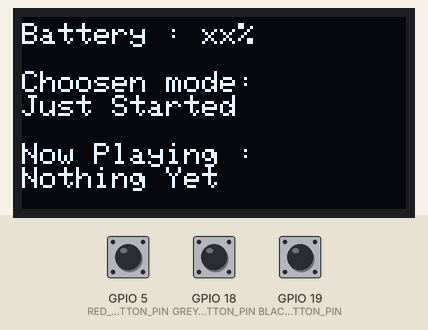
Bench run of a program on a simulated ESP32. On the bench: 128×64 one-colour display. Inputs (shaded band) come from the test bench; at power-on: GPIO 5 (RED_BUTTON_PIN) HIGH, GPIO 18 (GREY_BUTTON_PIN) HIGH, GPIO 19 (BLACK_BUTTON_PIN) HIGH.

Above: at 1.2 s.
1.3 s: GPIO 5 (RED_BUTTON_PIN) pulled LOW for 0.15 s
At 2.0 s:
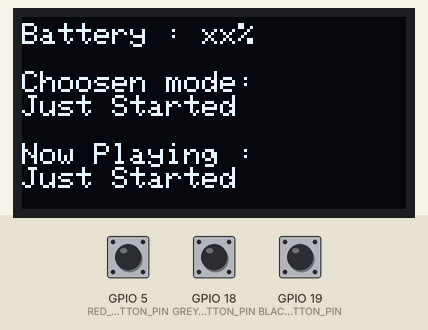
2.9 s: GPIO 18 (GREY_BUTTON_PIN) pulled LOW for 0.15 s
At 4.2 s:
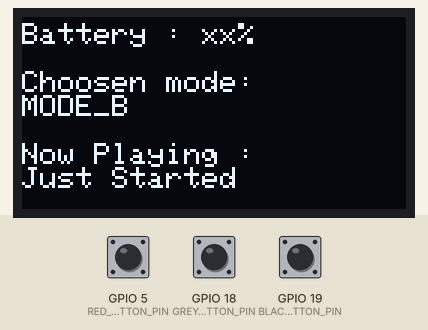
4.5 s: GPIO 19 (BLACK_BUTTON_PIN) pulled LOW for 3.2 s
At 6.7 s:
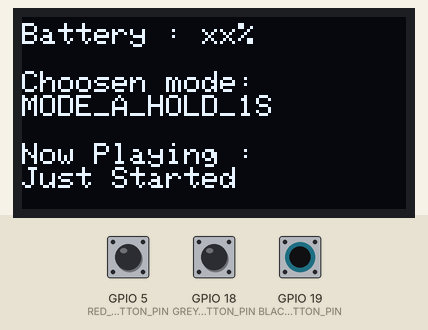
9.2 s: GPIO 5 (RED_BUTTON_PIN) pulled LOW for 1 s
At 11.0 s:
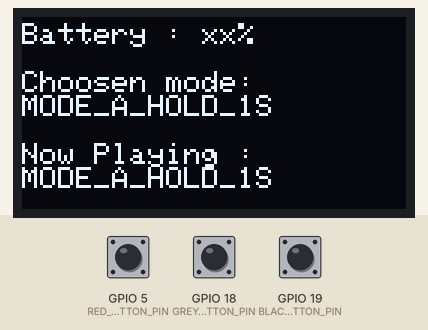
11.7 s: GPIO 18 (GREY_BUTTON_PIN) pulled LOW for 3.2 s
At 13.8 s:
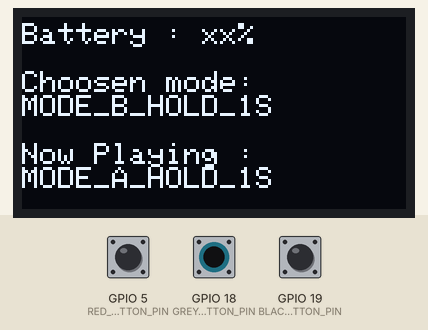
16.4 s: GPIO 5 (RED_BUTTON_PIN) pulled LOW for 0.15 s
At 16.9 s:
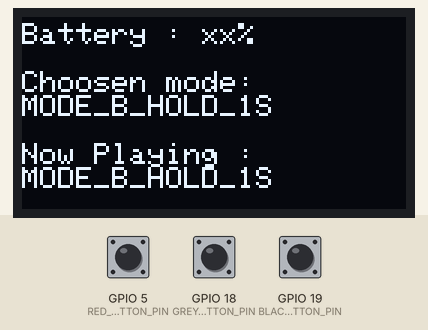
Timing chart, 0 to 19.0 s (numbered marks = the images above; inputs shaded):
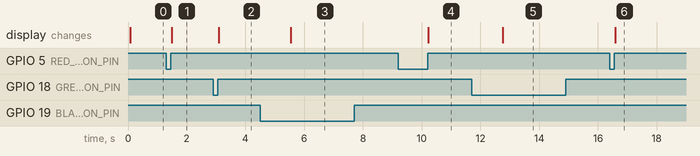

The program:

main.cpp
```cpp
#include <Arduino.h>

#include "display.h"

OLED displayRobot("xx", "Just Started", "Nothing Yet");

EasyButton black(BLACK_BUTTON_PIN, 50, false, true);
EasyButton grey(GREY_BUTTON_PIN, 50, false, true);
EasyButton red(RED_BUTTON_PIN, 50, false, true);

void setup() {
    Serial.begin(9600);

    setupDisplay();

    black.begin();
    black.onPressedFor(1000, Button_Mode_A_Hold_Callback);
    black.onPressed(Button_Mode_A_Callback);
    black.onSequence(2, 1000, Button_Mode_A_2_Sequence_Callback);
    black.onSequence(3, 1000, Button_Mode_A_3_Sequence_Callback);

    grey.begin();
    grey.onPressedFor(1000, Button_Mode_B_Hold_Callback);
    grey.onPressed(Button_Mode_B_Callback);
    grey.onSequence(2, 1000, Button_Mode_B_2_Sequence_Callback);
    grey.onSequence(3, 1000, Button_Mode_B_3_Sequence_Callback);

    red.begin();
    red.onPressed(Button_Trig_Callback);
    red.onPressedFor(1000, Button_Trig_Hold_Callback);
}

void loop() {
    black.read();
    grey.read();
    red.read();
    display(displayRobot.show());
}
```

callback_oled.cpp
```cpp
#include <display.h>
// void on_serial_recv_cb(const uint8_t *data, int len, uint8_t mac_index) {
//     DEBUG_PRINTF("[SERIAL] RECV Data: ");
//     for (int i = 0; i < len; i++) DEBUG_PRINTF("%d ", data[i]);
//     DEBUG_PRINTF("\n");

//     COMMAND receive_cmd = (COMMAND)data[0];

//     switch (receive_cmd) {
//         case 0 ... 30:
//             postCommand(receive_cmd, (uint8_t *)data, len, mac_index);
//             break;
//         case 31 ... 60:
//             getCommand(receive_cmd, mac_index);
//             break;
//         default:
//             break;
//     }
// }

// void on_data_sent_cb(const uint8_t *mac, esp_now_send_status_t status) {
//     uint8_t mac_index = getMACIndex(mac);

//     DEBUG_PRINTF("[ESP-NOW] SEND to %d, Status: %d\n", mac_index, status);
// }

// void on_data_recv_cb(const uint8_t *mac, const uint8_t *data, int len) {
//     int8_t mac_index = getMACIndex(mac);

//     DEBUG_PRINTF("[ESP-NOW] RECV from %d, Data: ", mac_index);
//     for (int i = 0; i < len; i++) DEBUG_PRINTF("%d ", data[i]);
//     DEBUG_PRINTF("\n");

//     COMMAND receive_cmd = (COMMAND)data[0];

//     switch (receive_cmd) {
//         case 0 ... 30:
//             postCommand(receive_cmd, (uint8_t *)data, len, mac_index);
//             break;
//         case 31 ... 60:
//             getCommand(receive_cmd, mac_index);
//             break;
//         default:
//             break;
//     }
// }

// uint8_t data_button[2];
// uint8_t mac_index = ESP_MAC_INDEX == 0 ? 1 : 3;

void Button_Mode_A_Callback() {
    // DEBUG_PRINTF("[Button] Mode A\n");
    // data_button[0] = POST_MOTION_PLAY;
    // data_button[1] = 0;
    displayRobot.setCurmodeStr("MODE_A");
}

void Button_Mode_A_Hold_Callback() {
    // DEBUG_PRINTF("[Button] Mode A Hold 1s\n");
    // data_button[0] = POST_SERVO_ACTIVE_TORQUE;
    displayRobot.setCurmodeStr("MODE_A_HOLD_1S");
}

void Button_Mode_A_2_Sequence_Callback() {
    // DEBUG_PRINTF("[Button] Mode A Sequence\n");
    // data_button[0] = POST_MOTION_PLAY;
    // data_button[1] = 1;
    displayRobot.setCurmodeStr("MODE_A_2_SEQUENCE");
}

void Button_Mode_A_3_Sequence_Callback() {
    // DEBUG_PRINTF("[Button] Mode A Sequence\n");
    displayRobot.setCurmodeStr("MODE_A_3_SEQUENCE");
}

void Button_Mode_B_Callback() {
    // DEBUG_PRINTF("[Button] Mode B\n");
    // data_button[0] = POST_MOTION_PLAY;
    // data_button[1] = esp_info.index;
    displayRobot.setCurmodeStr("MODE_B");
}

void Button_Mode_B_Hold_Callback() {
    // DEBUG_PRINTF("[Button] Mode B Hold 1s\n");
    // data_button[0] = POST_SERVO_ACTIVE_TORQUE;
    displayRobot.setCurmodeStr("MODE_B_HOLD_1S");
}

void Button_Mode_B_2_Sequence_Callback() {
    // DEBUG_PRINTF("[Button] Mode B Sequence\n");
    // data_button[0] = POST_MOTION_PAUSE;
    displayRobot.setCurmodeStr("MODE_B_2_SEQUENCE");
}

void Button_Mode_B_3_Sequence_Callback() {
    // DEBUG_PRINTF("[Button] Mode B Sequence\n");
    // data_button[0] = POST_MOTION_RESUME;
    displayRobot.setCurmodeStr("MODE_B_3_SEQUENCE");
}

void Button_Trig_Callback() {
    // DEBUG_PRINTF("[Button] Trigger\n");
    // esp_now_send(mac_addresses[mac_index], data_button, 2);
    displayRobot.setModeplayedStr(displayRobot.getCurrmodeStr());
}

void Button_Trig_Hold_Callback() {
    // DEBUG_PRINTF("[Button] Trig Hold 1s\n");
}

// void serial_event() {
//     int serial_cmd = 0;
//     if (Serial.available())
//         serial_cmd = Serial.parseInt();
//     else
//         return;

//     DEBUG_PRINTF("[DEBUG] Serial Command: %d\n", serial_cmd);

//     if (serial_cmd == 1) {
//         int mac_index = Serial.parseInt();
//         int command = Serial.parseInt();

//         uint8_t data_sent[1];
//         data_sent[0] = command;

//         DEBUG_PRINTF("[DEBUG] Send to %d, Command: %d\n", mac_index, command);

//         esp_now_send(mac_addresses[mac_index], data_sent, 1);
//     }

//     if (serial_cmd == 2) {
//         int mac_index = Serial.parseInt();
//         int command = Serial.parseInt();
//         int data = Serial.parseInt();
//         uint16_t data2 = Serial.parseInt();

//         uint8_t data_sent[4];
//         data_sent[0] = command;
//         data_sent[1] = data;
//         data_sent[2] = data2 >> 8;
//         data_sent[3] = data2 & 0xFF;

//         DEBUG_PRINTF("[DEBUG] Send to %d, Command: %d, Data: %d\n", mac_index, command, data);

//         esp_now_send(mac_addresses[mac_index], data_sent, sizeof(data_sent));
//     }

//     if (serial_cmd == 3) {
//         int mac_index = Serial.parseInt();
//         uint8_t data_sent[4];
//         data_sent[0] = POST_MOTION_PLAY;
//         data_sent[1] = 2;
//         data_sent[2] = 100;
//         data_sent[3] = 2;
//         esp_now_send(mac_addresses[mac_index], data_sent, sizeof(data_sent));
//     }

//     while (Serial.available()) Serial.read();
// }
```

display.cpp
```cpp
#include "display.h"

Adafruit_SSD1306 oled(SCREEN_WIDTH, SCREEN_HEIGHT, &Wire, -1);

String OLED::show() {
    return "Battery : " + OLED::battery + "%\n\nChoosen mode:\n" + OLED::currMode + "\n\nNow Playing :\n" + OLED::modePlayed + "\n\n";
}

String OLED::getCurrmodeStr() {
    return OLED::currMode;
}

void OLED::setBatteryStr(String s) {
    OLED::battery = s;
}

void OLED::setCurmodeStr(String s) {
    OLED::currMode = s;
}

void OLED::setModeplayedStr(String s) {
    OLED::modePlayed = s;
}

void setupDisplay() {
    Serial.begin(9600);

    if (!oled.begin(SSD1306_SWITCHCAPVCC, 0x3C)) {
        Serial.println(F("failed to start SSD1306 OLED"));
    }

    oled.clearDisplay();
    oled.setTextSize(1);
    oled.setTextColor(WHITE);
    oled.setCursor(0, 2);
    oled.println("VI-ROSE");
    oled.display();
}

void display(String s) {
    oled.setTextSize(1);
    oled.setTextColor(WHITE);
    oled.setCursor(0, 2);
    oled.clearDisplay();
    oled.println(s);
    oled.display();
}
```

display.h
```cpp
#ifndef _display_h
#define _display_h

#include <Adafruit_SSD1306.h>
#include <Arduino.h>
#include <EasyButton.h>  //Untuk testing

#define SCREEN_WIDTH 128  // OLED width,  in pixels
#define SCREEN_HEIGHT 64  // OLED height, in pixels

/* Push Button */
#define BLACK_BUTTON_PIN 19
#define GREY_BUTTON_PIN 18
#define RED_BUTTON_PIN 5

class OLED {
   private:
    String battery;     // Battery percentage
    String currMode;    // Current mode
    String modePlayed;  // Mode played

   public:
    OLED(String a, String b, String c) : battery(a), currMode(b), modePlayed(c) {}

    String show();                    // Returns the string to be displayed on the OLED
    String getCurrmodeStr();          // Returns the current mode
    void setBatteryStr(String s);     // Sets the battery percentage
    void setCurmodeStr(String s);     // Sets the current mode
    void setModeplayedStr(String s);  // Sets the mode played
};

void setupDisplay();     // Initializes the OLED display
void display(String s);  // Displays the string on the OLED

/* Callbacks for the push buttons */
void Button_Mode_A_Callback();
void Button_Mode_A_Hold_Callback();
void Button_Mode_A_2_Sequence_Callback();
void Button_Mode_A_3_Sequence_Callback();
void Button_Mode_B_Callback();
void Button_Mode_B_Hold_Callback();
void Button_Mode_B_2_Sequence_Callback();
void Button_Mode_B_3_Sequence_Callback();
void Button_Trig_Callback();
void Button_Trig_Hold_Callback();

extern OLED displayRobot;

#endif
```

Measured:
- after the input at 1.3 s, the display: changes after 0.20 s (image 1)
- after the input at 2.9 s, the display: changes after 0.20 s (image 2)
- after the input at 4.5 s, the display: changes after 1.0 s (image 3)
- after the input at 9.2 s, the display: changes after 1.0 s (image 4)
- after the input at 11.7 s, the display: changes after 1.1 s (image 5)
- after the input at 16.4 s, the display: changes after 0.19 s (image 6)
